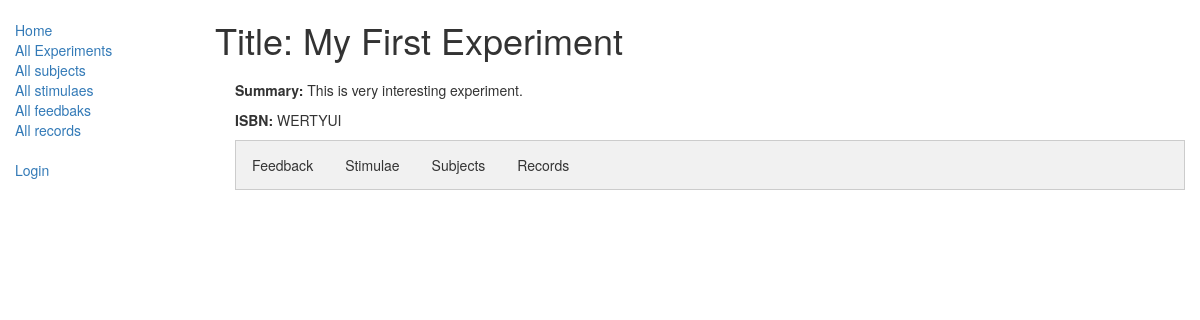
The page /lablog/experiment/1 on the database its author committed.
### lablog/models.py (models this page shows, shortened)
class Experiment(models.Model):
    title = models.CharField(max_length=200)
    summary = models.TextField(max_length=1000, help_text="Enter a brief description of the experiment")
    subjects = models.ManyToManyField('Subject')
    isbn = models.CharField('ISBN',max_length=13, help_text='13 CharacterISBN number')
    stimulae = models.ManyToManyField(Stimulae, help_text="Select a stimulae for this experiment")
    feedback = models.ManyToManyField(Feedback, help_text="Select a feedback for this experiment")
    class Meta:
        ordering = ['title']

### lablog/views.py (the view)
# urls.py: url(r'^experiment/(?P<pk>\d+)$', views.ExperimentDetailView.as_view(), name='experiment-detail'),
class ExperimentDetailView(generic.DetailView):
    model = Experiment

### lablog/models.py (called while the page is built)
    def __str__(self):
        return self.name

    def __str__(self):
        return self.name

    def __str__(self):
        return '%s, %s' % (self.last_name, self.first_name)

    def get_absolute_url(self):
        return reverse('record-detail', args=[str(self.id)])

    def __str__(self):
        return '%s (%s)' % (self.id, self.experiment.title)

### lablog/templates/lablog/experiment_detail.html (shortened to what this page needs)
{% extends "base_generic.html" %}
{% block content %}
<h1>Title: {{ experiment.title }}</h1>
<div style="margin-left:20px;margin-top:20px">
<p><strong>Summary:</strong> {{ experiment.summary }}</p>
<p><strong>ISBN:</strong> {{ experiment.isbn }}</p>
<div class="tab">
  <button class="tablink" onclick="openPage('Feedback', this, 'DarkCyan')" id="defaultOpen">Feedback</button>
  <button class="tablink" onclick="openPage('Stimulae', this, 'DarkCyan')">Stimulae</button>
  <button class="tablink" onclick="openPage('Subjects', this, 'DarkCyan')">Subjects</button>
  <button class="tablink" onclick="openPage('Records', this, 'DarkCyan')">Records</button>
</div>
</div>
{% endblock %}

### lablog/static/css/styles.css (style rules this page uses)
.tab { overflow: hidden; border: 1px solid #ccc; background-color: #f1f1f1; }
.tab button { background-color: inherit; float: left; border: none; outline: none; cursor: pointer; padding: 14px 16px; transition: 0.3s; }

### rows shown on the page
Experiment: title "My First Experiment", summary "This is very interesting experiment.", isbn "WERTYUI"
